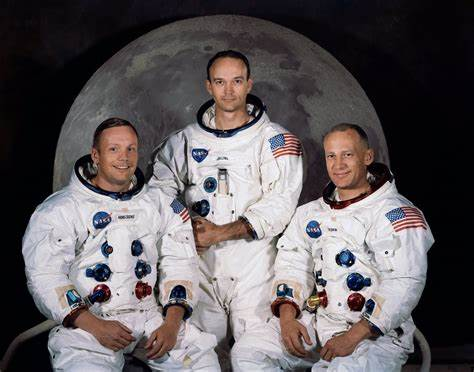
#> input picture th.jpeg, 474 x 372 px
$ python facedetection.py
#> lines starting #> are read from the running program, lines starting #| are printed output that depends on the picture; after the words box and inside, x2 and y2 are one past the last pixel; in counts of white or black regions, pixels touching at a corner belong together
import cv2 as cv
import numpy as nm
import matplotlib.pyplot as mt


face_rec = cv.CascadeClassifier("haarcascade_frontalface_default.xml")
im = cv.imread("th.jpeg")
#> im is the input picture: shape (372, 474, 3); mean B, G, R 92.4, 90.3, 96.1

grey = cv.cvtColor(im,cv.COLOR_BGRA2GRAY)
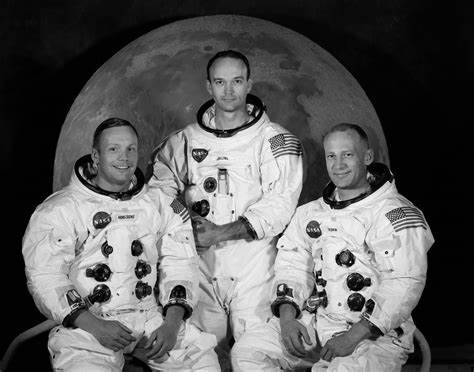
#> grey: shape (372, 474); min 0, max 255, mean 92.3
face = face_rec.detectMultiScale(grey,1.3,4)
#> face = [[316, 137, 47, 47], [203, 61, 53, 53], [97, 129, 51, 51]]
print(face)
#| [[316 137  47  47]
#|  [203  61  53  53]
#|  [ 97 129  51  51]]

for x,y,w,h in face:
    cv.rectangle(im,(x,y),(x+w,y+h),(0,255,0),5)
#> this loop made 3 passes
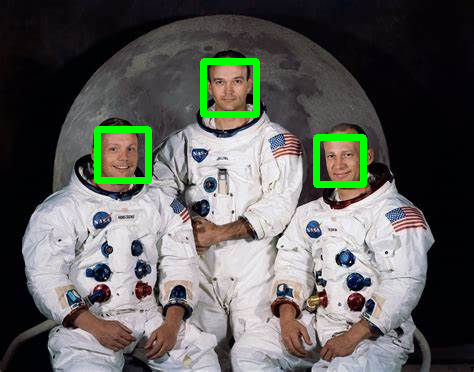
#> im: shape (372, 474, 3); 2.36% of pixels changed, all inside (x1, y1, x2, y2) = (94, 58, 367, 188)

cv.imshow("image",im)
cv.waitKey(0)
cv.destroyAllWindows()

$ run again, with OIP.jpeg copied over th.jpeg
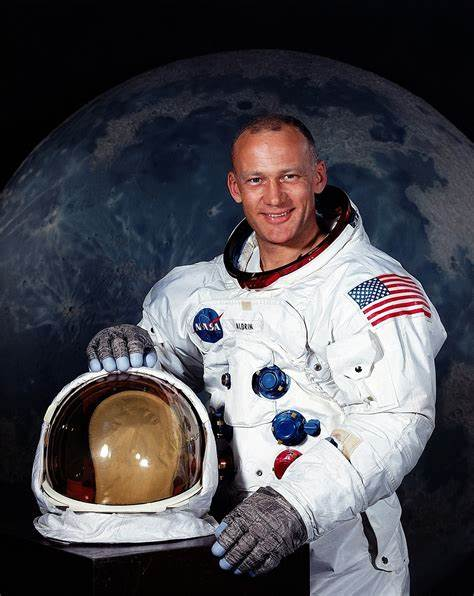
#> input picture OIP.jpeg, 474 x 596 px
#> im is the input picture: shape (596, 474, 3); mean B, G, R 83, 77.2, 78.9
#> `grey = cv.cvtColor(im,cv.COLOR_BGRA2GRAY)`:
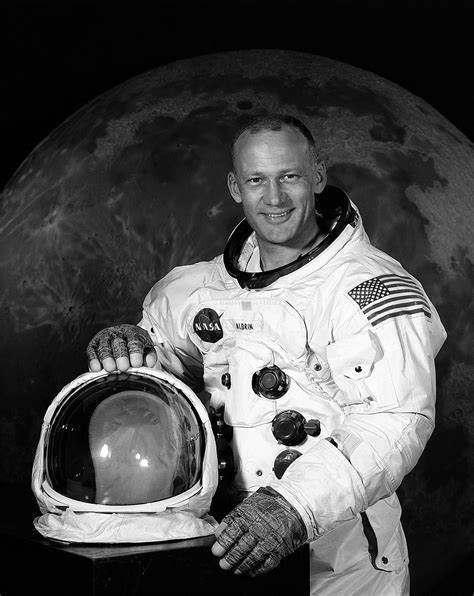
#> grey: shape (596, 474); min 0, max 255, mean 78.4
#> face = [[230, 146, 87, 87]]
#| [[230 146  87  87]]
#> the loop `for x,y,w,h in face:` made 1 pass
#> after the loop `for x,y,w,h in face:`:
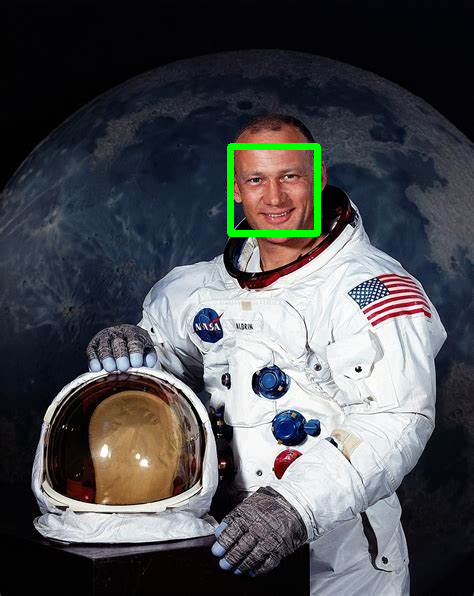
#> im: shape (596, 474, 3); 0.86% of pixels changed, all inside (x1, y1, x2, y2) = (227, 143, 321, 237)
